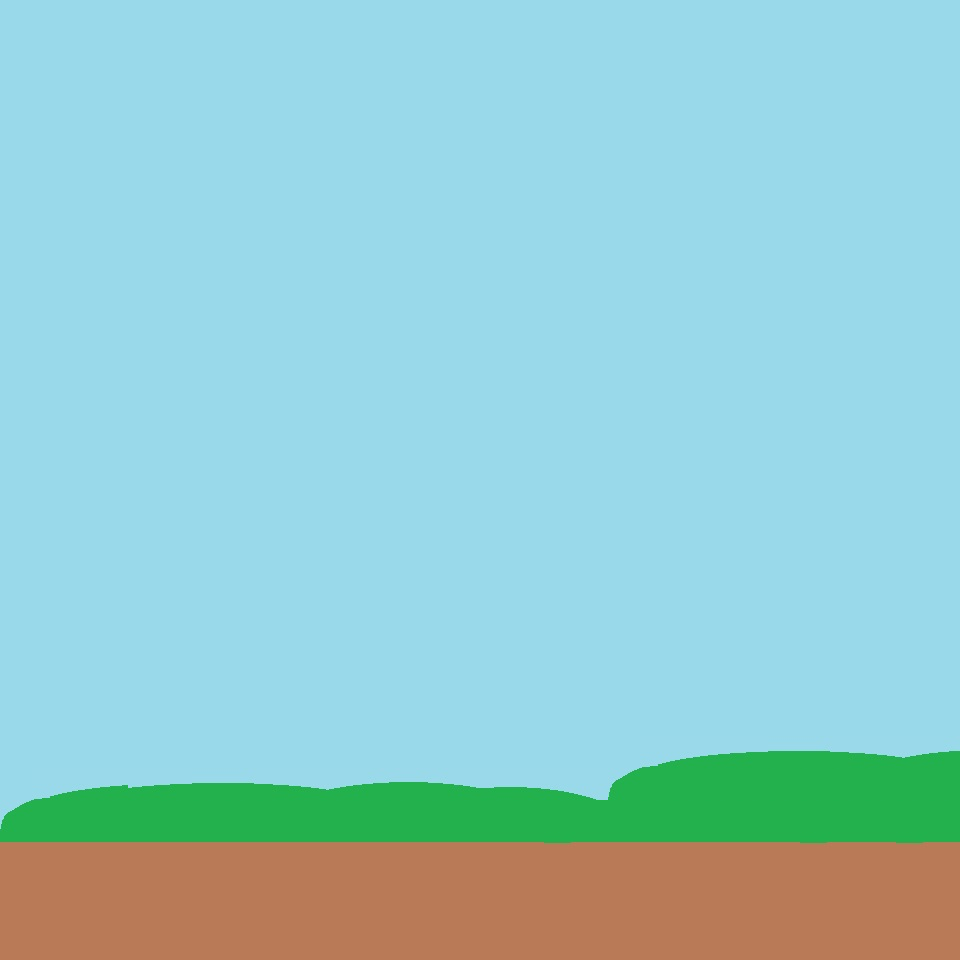

Rendered tile map (Tiled .tmx) drawn with the repository's tilesets; below, a short description and the map source with its tile grids summarised:
An orthogonal 30x30 tile map with 32x32 px tiles, 1 tile layer (Camada de Tiles 1), 2 tilesets and 51 objects.

<map version="1.9" tiledversion="1.9.0" orientation="orthogonal" renderorder="right-down" width="30" height="30" tilewidth="32" tileheight="32" infinite="0" nextlayerid="4" nextobjectid="1">
 <tileset firstgid="1" name="solo" tilewidth="32" tileheight="32" tilecount="90" columns="18">
  <image source="../../Projetos/corona_warface/imagens/solo_tiled.jpg" width="603" height="165" />
  <tile id="19">
   <objectgroup draworder="index" id="2">
    <object id="1" x="1.10579" y="31.1324">
     <polygon points="0,0 30.1967,-6.37959 30.7071,0.425306" />
    </object>
   </objectgroup>
  </tile>
  <tile id="20">
   <objectgroup draworder="index" id="2">
    <object id="1" x="0.595428" y="24.3275">
     <polygon points="0,0 30.8772,-4.93355 30.9623,6.97501 0,6.97501 0,0.680489" />
    </object>
   </objectgroup>
  </tile>
  <tile id="21">
   <objectgroup draworder="index" id="3">
    <object id="2" x="10.0372" y="29.9415" />
    <object id="3" x="13.865" y="28.9208" />
    <object id="4" x="23.3918" y="27.9851" />
    <object id="5" x="34.8751" y="26.7943" />
   </objectgroup>
  </tile>
  <tile id="22">
   <objectgroup draworder="index" id="2">
    <object id="1" x="10.2924" y="27.0494" />
    <object id="2" x="20.2446" y="26.2839" />
    <object id="3" x="22.3711" y="26.1988" />
   </objectgroup>
  </tile>
  <tile id="23">
   <objectgroup draworder="index" id="2">
    <object id="1" x="10.2073" y="24.9229" />
    <object id="2" x="21.6906" y="24.9229" />
   </objectgroup>
  </tile>
  <tile id="24">
   <objectgroup draworder="index" id="2">
    <object id="1" x="10.1223" y="24.6677" />
    <object id="2" x="20.2446" y="25.1781" />
    <object id="3" x="21.8607" y="25.9436" />
   </objectgroup>
  </tile>
  <tile id="25">
   <objectgroup draworder="index" id="2">
    <object id="1" x="6.97501" y="26.0287" />
    <object id="2" x="24.7528" y="26.9644" />
   </objectgroup>
  </tile>
  <tile id="26">
   <objectgroup draworder="index" id="2">
    <object id="1" x="10.2073" y="27.9851" />
    <object id="2" x="12.9293" y="29.176" />
    <object id="3" x="20.925" y="29.9415" />
    <object id="4" x="21.8607" y="30.8772" />
   </objectgroup>
  </tile>
  <tile id="27">
   <objectgroup draworder="index" id="2">
    <object id="1" x="10.1223" y="31.1324" />
    <object id="2" x="22.4561" y="30.1116" />
    <object id="3" x="30.1967" y="29.0909" />
    <object id="4" x="35.0452" y="27.9001" />
   </objectgroup>
  </tile>
  <tile id="28">
   <objectgroup draworder="index" id="2">
    <object id="1" x="9.78203" y="27.2196" />
    <object id="2" x="20.0744" y="26.2839" />
    <object id="3" x="31.1324" y="25.008" />
   </objectgroup>
  </tile>
  <tile id="29">
   <objectgroup draworder="index" id="2">
    <object id="1" x="10.4625" y="25.1781" />
    <object id="2" x="15.311" y="24.3275" />
    <object id="3" x="23.2217" y="24.0723" />
   </objectgroup>
  </tile>
  <tile id="30">
   <objectgroup draworder="index" id="2">
    <object id="1" x="1.70122" y="24.2424" />
    <object id="2" x="16.757" y="25.2632" />
    <object id="3" x="21.7757" y="26.1138" />
   </objectgroup>
  </tile>
  <tile id="31">
   <objectgroup draworder="index" id="2">
    <object id="1" x="-4.08293" y="25.8586" />
    <object id="2" x="4.67836" y="27.2196" />
    <object id="3" x="12.0787" y="28.0702" />
    <object id="4" x="17.6927" y="29.0909" />
    <object id="5" x="22.1159" y="29.7714" />
   </objectgroup>
  </tile>
  <tile id="32">
   <objectgroup draworder="index" id="2">
    <object id="1" x="10.2924" y="30.1116" />
    <object id="2" x="23.8171" y="29.0909" />
   </objectgroup>
  </tile>
  <tile id="33">
   <objectgroup draworder="index" id="2">
    <object id="1" x="4.84848" y="29.261" />
    <object id="2" x="18.7985" y="30.3668" />
    <object id="3" x="22.0308" y="30.9623" />
   </objectgroup>
  </tile>
  <tile id="34">
   <objectgroup draworder="index" id="2">
    <object id="1" x="-4.168" y="31.2174" />
    <object id="2" x="4.168" y="31.7278" />
    <object id="3" x="10.2924" y="33.0037" />
    <object id="4" x="14.8006" y="33.9394" />
    <object id="5" x="19.8192" y="35.2153" />
    <object id="6" x="21.6906" y="36.0659" />
   </objectgroup>
  </tile>
  <tile id="35">
   <objectgroup draworder="index" id="2">
    <object id="1" x="0.170122" y="25.6885">
     <polygon points="0,0 19.9043,5.78416 0.425306,5.95428" />
    </object>
   </objectgroup>
  </tile>
  <tile id="36">
   <objectgroup draworder="index" id="3">
    <object id="2" x="3.48751" y="15.7363">
     <polygon points="0,0 27.3046,-15.2259 27.815,15.8214 -3.14726,15.8214" />
    </object>
   </objectgroup>
  </tile>
 </tileset>
 <tileset firstgid="91" name="fundo" tilewidth="32" tileheight="32" tilecount="322" columns="23">
  <image source="../../Projetos/corona_warface/imagens/fundo.bmp" width="762" height="462" />
 </tileset>
 <layer id="1" name="Camada de Tiles 1" width="30" height="30">
  <data>[900 cells, 900 non-empty, 34 distinct tile ids]</data>
 </layer>
</map>
